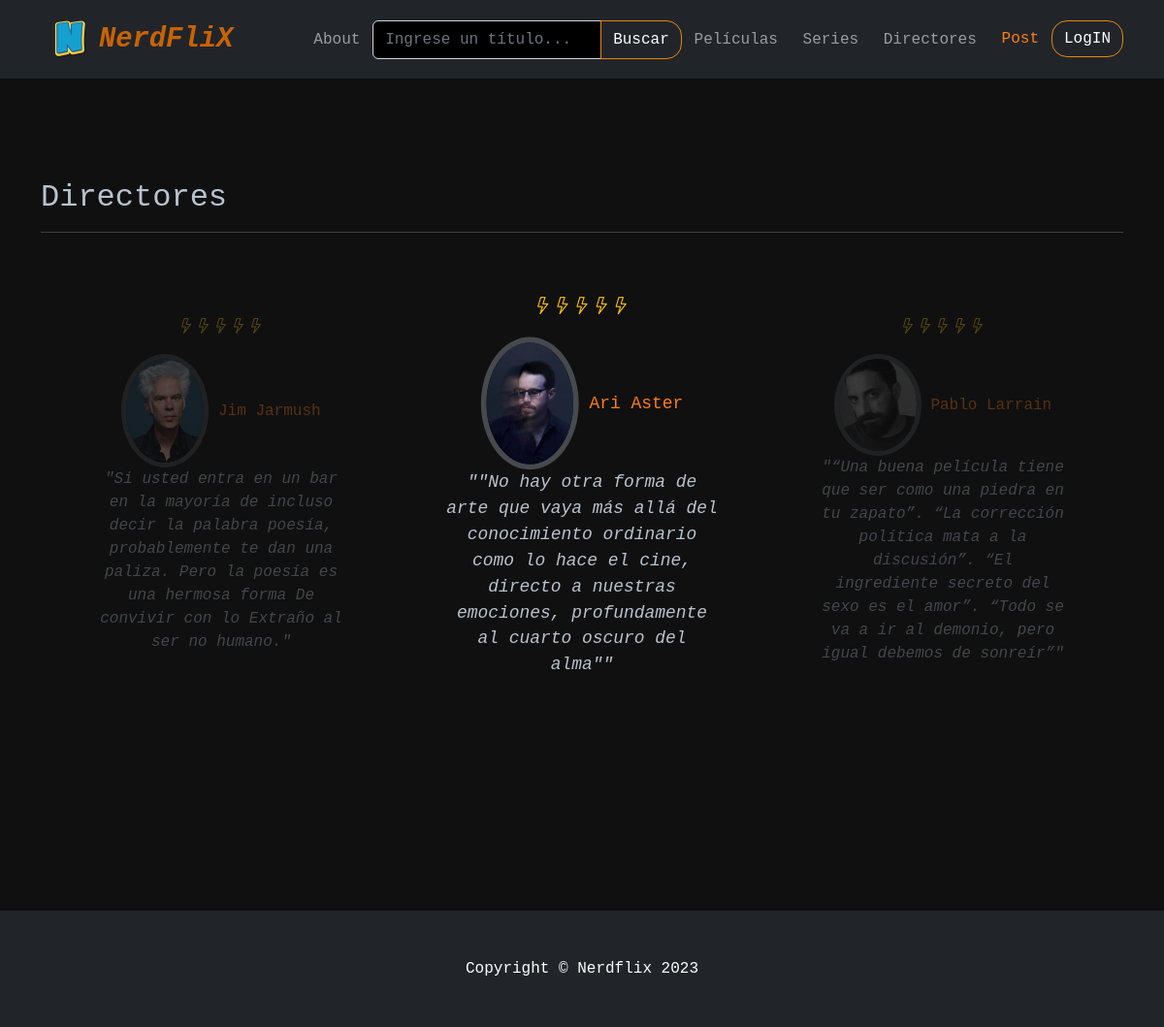
Screenshot of /directores/ with the database file from the repository.
### AppCoder/models.py (models this page shows, shortened)
class Directores(models.Model):
    nombre =models.CharField(max_length=50)
    apellido=models.CharField(max_length=50)
    slug = models.SlugField(unique=True,null=True)
    biografia= models.TextField(blank=True,null=True)
    imagen= models.ImageField(null=True)
    filmografia=models.ManyToManyField('Peliculas',blank=True)
    citas=models.CharField(max_length=300,null=True)

### AppCoder/views.py (the view)
# urls.py: path('directores/', directores,name='directores'),
def directores(request):
     directores = Directores.objects.all()
     series= Series.objects.all()
     peliculas= Peliculas.objects.all()
     context= {
         'series' : series,
         'directores': directores,
         'peliculas' : peliculas,
         }
     return render(request,"AppCoder/directores.html",context=context)

### AppCoder/context_processors.py (called while the page is built)
def generos_contexto(request):
    generos=Generos.objects.all()
    return {
        'generos':generos
    }

### AppCoder/templates/AppCoder/directores.html (shortened to what this page needs)
{% extends "Base.html" %}
{% load static %}
{% block contenidoQueCambia %}
<br>
        <section id="testimonials" class="testimonials">
          <div class="container">
            <div class="section-header">
              <h2>Directores</h2>
              <hr class="d-none d-md-block">
            </div>
            <div class="slides-3 swiper">
              <div class="swiper-wrapper">
                {% for director in directores %}
                <div class="swiper-slide">
                  <div class="testimonial-item">
                    <div class="stars">
                      <i class="bi bi-lightning"></i><i class="bi bi-lightning"></i><i class="bi bi-lightning"></i><i class="bi bi-lightning"></i><i class="bi bi-lightning"></i>
                    </div>
                    <div class="profile mt">
                      <img src="{{ director.imagen.url }}" class="testimonial-img" alt="">
                      <a href="{% url 'directores_detalle' director.slug %}">{{ director.nombre }} {{ director.apellido }}</a>
                    </div>
                    <p>
                      "{{director.citas}}"
                    </p>
                  </div>
                </div>
                {% endfor %}
        </section>
        <br>
        <br>
        <br>
        <br>
{% endblock %}

### rows the page displays
Directores: imagen (picture), nombre "Jim", apellido "Jarmush", citas "Si usted entra en un bar en la mayoría de incluso decir la palabra poesía, probablemente te dan una paliza. Pero la poesía es una hermosa forma De convivir con lo Extraño al ser no humano."
Directores: imagen (picture), nombre "Ari", apellido "Aster", citas "\"No hay otra forma de arte que vaya más allá del conocimiento ordinario como lo hace el cine, directo a nuestras emociones, profundamente al cuarto oscuro del alma\""
Directores: imagen (picture), nombre "Pablo", apellido "Larrain", citas "“Una buena película tiene que ser como una piedra en tu zapato”. “La corrección política mata a la discusión”. “El ingrediente secreto del sexo es el amor”. “Todo se va a ir al demonio, pero igual debemos de sonreír”"
